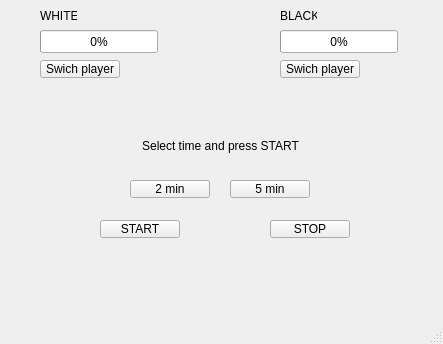
<?xml version="1.0" encoding="UTF-8"?>
<ui version="4.0">
 <class>MainWindow</class>
 <widget class="QMainWindow" name="MainWindow">
  <property name="geometry">
   <rect>
    <x>0</x>
    <y>0</y>
    <width>443</width>
    <height>344</height>
   </rect>
  </property>
  <property name="windowTitle">
   <string>MainWindow</string>
  </property>
  <widget class="QWidget" name="centralwidget">
   <widget class="QProgressBar" name="progressBarWhite">
    <property name="geometry">
     <rect>
      <x>40</x>
      <y>30</y>
      <width>118</width>
      <height>23</height>
     </rect>
    </property>
    <property name="value">
     <number>0</number>
    </property>
    <property name="format">
     <string>%p%</string>
    </property>
   </widget>
   <widget class="QProgressBar" name="progressBarBlack">
    <property name="geometry">
     <rect>
      <x>280</x>
      <y>30</y>
      <width>118</width>
      <height>23</height>
     </rect>
    </property>
    <property name="value">
     <number>0</number>
    </property>
   </widget>
   <widget class="QLabel" name="label">
    <property name="geometry">
     <rect>
      <x>40</x>
      <y>10</y>
      <width>37</width>
      <height>12</height>
     </rect>
    </property>
    <property name="text">
     <string>WHITE</string>
    </property>
   </widget>
   <widget class="QLabel" name="label_2">
    <property name="geometry">
     <rect>
      <x>280</x>
      <y>10</y>
      <width>37</width>
      <height>12</height>
     </rect>
    </property>
    <property name="text">
     <string>BLACK</string>
    </property>
   </widget>
   <widget class="QPushButton" name="swichWhite">
    <property name="geometry">
     <rect>
      <x>40</x>
      <y>60</y>
      <width>80</width>
      <height>18</height>
     </rect>
    </property>
    <property name="text">
     <string>Swich player</string>
    </property>
   </widget>
   <widget class="QPushButton" name="swichBlack">
    <property name="geometry">
     <rect>
      <x>280</x>
      <y>60</y>
      <width>80</width>
      <height>18</height>
     </rect>
    </property>
    <property name="text">
     <string>Swich player</string>
    </property>
   </widget>
   <widget class="QLabel" name="infoLabel">
    <property name="geometry">
     <rect>
      <x>120</x>
      <y>130</y>
      <width>201</width>
      <height>31</height>
     </rect>
    </property>
    <property name="text">
     <string>Select time and press START</string>
    </property>
    <property name="alignment">
     <set>Qt::AlignmentFlag::AlignCenter</set>
    </property>
   </widget>
   <widget class="QPushButton" name="timeButton2">
    <property name="geometry">
     <rect>
      <x>130</x>
      <y>180</y>
      <width>80</width>
      <height>18</height>
     </rect>
    </property>
    <property name="text">
     <string>2 min</string>
    </property>
   </widget>
   <widget class="QPushButton" name="timeButton5">
    <property name="geometry">
     <rect>
      <x>230</x>
      <y>180</y>
      <width>80</width>
      <height>18</height>
     </rect>
    </property>
    <property name="text">
     <string>5 min</string>
    </property>
   </widget>
   <widget class="QPushButton" name="startButton">
    <property name="geometry">
     <rect>
      <x>100</x>
      <y>220</y>
      <width>80</width>
      <height>18</height>
     </rect>
    </property>
    <property name="text">
     <string>START</string>
    </property>
   </widget>
   <widget class="QPushButton" name="stopButton">
    <property name="geometry">
     <rect>
      <x>270</x>
      <y>220</y>
      <width>80</width>
      <height>18</height>
     </rect>
    </property>
    <property name="text">
     <string>STOP</string>
    </property>
   </widget>
  </widget>
  <widget class="QMenuBar" name="menubar">
   <property name="geometry">
    <rect>
     <x>0</x>
     <y>0</y>
     <width>443</width>
     <height>21</height>
    </rect>
   </property>
  </widget>
  <widget class="QStatusBar" name="statusbar"/>
 </widget>
 <resources/>
 <connections/>
</ui>
